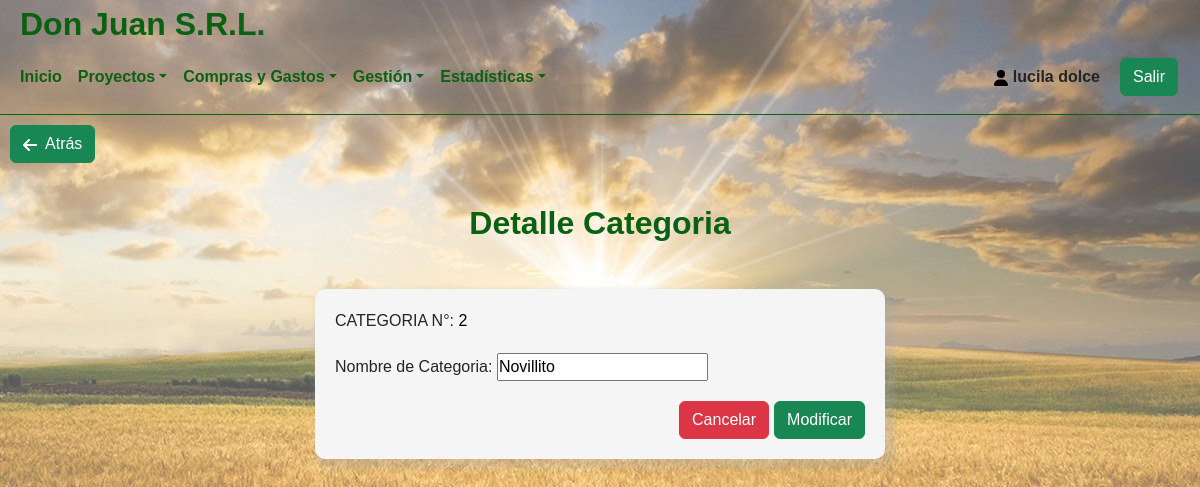
Page /System/detalleCategoria.php?no=2 (signed in) on the committed database.
### tables this page shows
CREATE TABLE `usuarios` (
  `id_usuario` int(11) NOT NULL,
  `usuario` varchar(45) NOT NULL,
  `password` varchar(45) NOT NULL,
  `nombre` varchar(45) NOT NULL,
  `apellido` varchar(45) NOT NULL,
  `id_tipoUsuario` int(11) NOT NULL,
  `id_EstadoUsuario` int(1) NOT NULL
);

CREATE TABLE `categoria` (
  `id_Categoria` int(11) NOT NULL,
  `nombreCategoria` varchar(45) NOT NULL
);

### System/detalleCategoria.php (the view, shortened to what this page needs)
<?php
include('../Template/Cabecera.php');
$consulta = Consultar($_GET['no']);
function Consultar($no_id)
{
    include('../Modelo/Conexion.php');
	$sentencia =  "SELECT * FROM categoria WHERE id_Categoria='".$no_id."'";
	$resultado = mysqli_query($conexion, $sentencia);
	$filas = mysqli_fetch_assoc($resultado);
	return [
		$filas['id_Categoria'],
		$filas['nombreCategoria'],
	];
}
$id = $consulta[0];
$cat = $consulta[1];
?>
<div class="centrado">
    <div class="centrado-vlv">
        <a href="./categorias.php"><button class="btn btn-success">&nbsp Atrás</button></a>
    </div>
    <div class="centrado--titulo">
        <h1>Detalle Categoria</h1>
    </div>
    <div class="centrado--form">
        <form action="./modCategoria.php" name="form_mod" id="form_mod" method="POST" class="centrado--form--form">
            <div>
                <label for="id">CATEGORIA N°:</label>
                <input type="text" name="id" id="id" class="readonly" value="<?php echo $id; ?>" readonly>
            </div>
            <div>
                <label for="name">Nombre de Categoria:</label>
                <input type="text" name="cat" id="cat" value="<?php echo $cat;?>" required>
            </div>
            <div class="labelInputbtn" style="gap:5px;">
                <button type="reset" class="btn btn-danger">Cancelar</button>
                <button type="button" id="btnform" class="btn btn-success">Modificar</button>
            </div>
        </form>
    </div>
</div>

### Template/Cabecera.php (shortened to what this page needs)
<?php
include ("../Modelo/Conexion.php");
$iduser = $_SESSION['usuario'];
$sql = "SELECT * FROM usuarios WHERE usuario='$iduser'";
$resultado = $conexion->query($sql);
$row = $resultado->fetch_assoc();
$nombre = $row['nombre'];
$apellido = $row['apellido'];
$tipoUsu = $row['id_tipoUsuario'];
?>
<!DOCTYPE html>
<html lang="es">
<head>
    <link href="https://cdn.jsdelivr.net/npm/bootstrap@5.2.0-beta1/dist/css/bootstrap.min.css" rel="stylesheet">
    <link href="https://unpkg.com/aos@2.3.1/dist/aos.css" rel="stylesheet">
	<link rel="stylesheet" href="../Css/estilos.css">
</head>
<body>
<header class="hea-pri" >
	<div class="titPrincipal">
		<h1>Don Juan S.R.L.</h1>
	</div>
    <nav class="navbar navbar-expand-lg navbar-light" style="border-bottom: 1px solid #0a6111;">
        <div class="container-fluid navpri">
            <div class="collapse navbar-collapse" id="navbarNav" >
                <ul class="navbar-nav">
				<li class="nav-item">
					<a href="./Inicio.php" class="nav-link" style="color: #0a6111;" aria-current="page">Inicio</a>
				</li>
                <li class="nav-item dropdown">
                        <a href="#" class="nav-link dropdown-toggle " id="navbarDropdown" role="button" data-bs-toggle="dropdown" aria-expanded="false" style="color: #0a6111;">Proyectos</a>
                    </li>
                    <li class="nav-item dropdown">
                        <a href="#" class="nav-link dropdown-toggle " id="navbarDropdown" role="button" data-bs-toggle="dropdown" aria-expanded="false" style="color: #0a6111;">Compras y Gastos</a>
                    </li>
					<?php if($tipoUsu == 1){;?>
					<li class="nav-item dropdown">
                        <a href="#" class="nav-link dropdown-toggle " id="navbarDropdown" role="button" data-bs-toggle="dropdown" aria-expanded="false" style="color: #0a6111;">Gestión</a>
                    </li>
					<?php };?>
					<li class="nav-item dropdown">
                        <a href="#" class="nav-link dropdown-toggle " id="navbarDropdown" role="button" data-bs-toggle="dropdown" aria-expanded="false" style="color: #0a6111;">Estadísticas</a>
                    </li>
                </ul>
            </div>
            <div class="exit">
				<div class="exit-name">
				<p><svg xmlns="http://www.w3.org/2000/svg" height="1em" viewBox="0 0 448 512" style="fill:#000000;"><path d="M224 256A128 128 0 1 0 224 0a128 128 0 1 0 0 256zm-45.7 48C79.8 304 0 383.8 0 482.3C0 498.7 13.3 512 29.7 512H418.3c16.4 0 29.7-13.3 29.7-29.7C448 383.8 368.2 304 269.7 304H178.3z"/></svg>&nbsp<?php echo $nombre." ".$apellido;?></p>
				</div>
				<div class="exit-exit">
					<a href="../index.php">
						<button class="btn btn-success">Salir</button>
					</a>
				</div>
			</div>
        </div>
    </nav>
</header>

### Css/estilos.css (style rules this page uses)
* { margin: 0; padding: 0; box-sizing: border-box; font-family: 'Montserrat Alternates', sans-serif; }
body { background-color: whitesmoke; background-image: linear-gradient( to right, rgba(255, 255, 255, 0.35), rgba(255, 255, 255, 0.35) ), url('../imagenes/campo.jpg'); background-repeat: no-repeat; background-attachment: fixed; background-size: cover; object-fit: cover; background-repeat: no-repeat; background-position: center center; justify-content: center; align-items: center; height: auto; }
a { text-decoration: none; }
h1 { color: #0a6111; display: block; font-size: 2em; margin-block-start: 0.67em; margin-block-end: 0.67em; margin-inline-start: 0px; margin-inline-end: 0px; font-weight: bold; }
.nav-link { font-weight: bold; }
.exit-name { font-weight: bold; }
.titPrincipal { width: 100%; height: 40px; display: flex; justify-content: flex-start; }
.titPrincipal h1 { margin-left: 20px; margin-block-start: 0.15em; }
.centrado-vlv { padding: 10px; width: 100%; display: flex; justify-content: flex-start; }
.centrado { width: 100%; display: flex; justify-content: center; align-items: center; flex-direction: column; margin-bottom: 20px; gap: 10px; }
.centrado--form { width: 600px; padding: 15px; display: flex; justify-content: center; align-items: center; flex-direction: column; }
.centrado--form--form { width: 100%; display: flex; justify-content: center; align-items: flex-start; flex-direction: column; gap: 20px; }
.readonly { width: 40px; background-color: transparent; border: none; cursor: default; }
.labelInputbtn { width: 100%; display: flex; justify-content: flex-end; }
p { margin: 0%; }
form { padding: 20px; box-shadow: 5px 5px 5px 5px rgba(165, 164, 164, 0.3); border-radius: 10px; background-color: whitesmoke; margin-bottom: 20px; }
.exit { padding: 10px; display: flex; justify-content: center; align-items: center; flex-direction: row; gap: 20px; font-family: 'Montserrat Alternates', sans-serif; }

### System/detalleCategoria.php (style rules this page uses)
svg { fill:#ffffff }

### rows in the picture
usuarios: nombre "lucila", apellido "dolce"
categoria: id "2", cat "Novillito"
